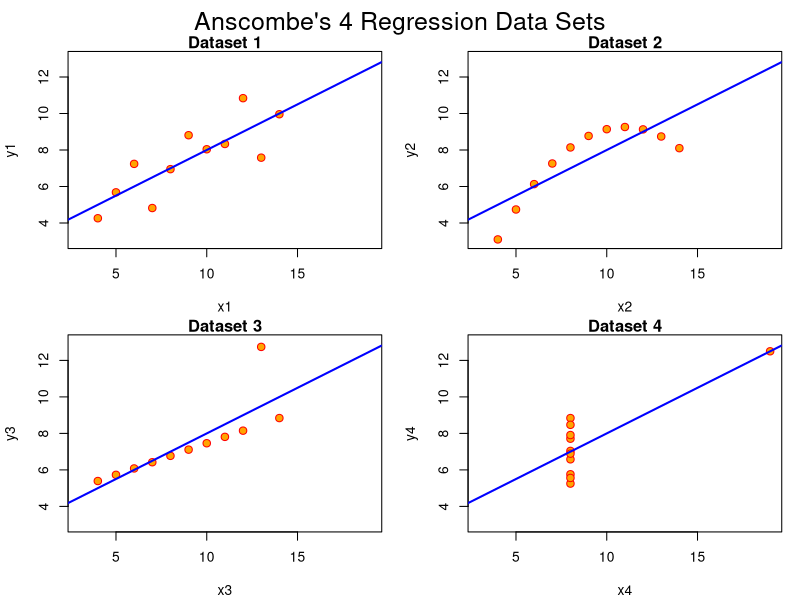
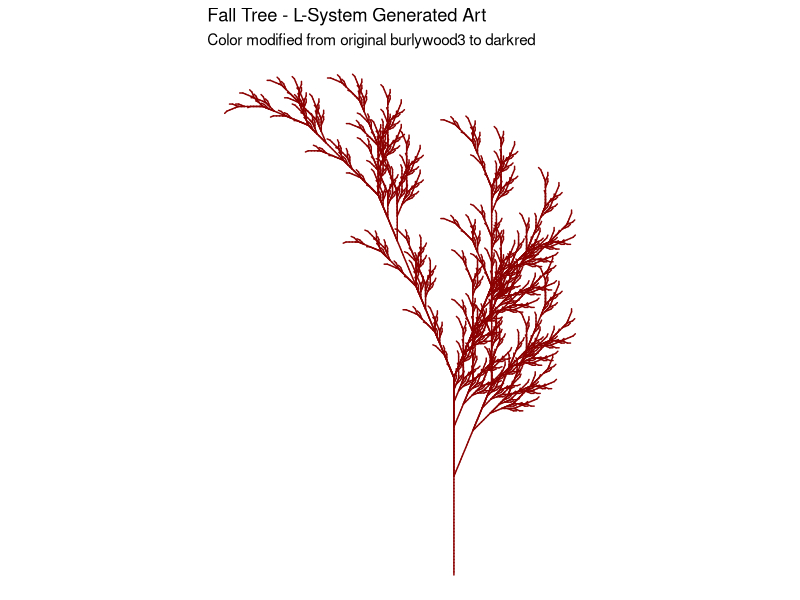

The R source for these figures, in order:
## ---- chunk 1
#| label: load-data
#| include: false

# Load Anscombe's data
data(anscombe)
summary(anscombe)
## ---- chunk 2
#| label: build-models
#| include: false

# Create four model objects
lm1 <- lm(y1 ~ x1, data=anscombe)
lm2 <- lm(y2 ~ x2, data=anscombe)
lm3 <- lm(y3 ~ x3, data=anscombe)
lm4 <- lm(y4 ~ x4, data=anscombe)

# Compare model coefficients
ff <- y ~ x
mods <- setNames(as.list(1:4), paste0("lm", 1:4))

for(i in 1:4) {
  ff[2:3] <- lapply(paste0(c("y","x"), i), as.name)
  mods[[i]] <- lmi <- lm(ff, data = anscombe)
}

# Show coefficients are identical
sapply(mods, coef)
## ---- chunk 3
#| label: anscombe-plots
#| fig-width: 10
#| fig-height: 8
#| fig-cap: "Anscombe's Quartet: Four datasets with identical summary statistics but very different patterns"

# Set up plotting layout
op <- par(mfrow = c(2, 2), mar = 0.1+c(4,4,1,1), oma = c(0, 0, 2, 0))

# Plot all four datasets with regression lines
for(i in 1:4) {
  ff[2:3] <- lapply(paste0(c("y","x"), i), as.name)
  plot(ff, data = anscombe, col = "red", pch = 21, bg = "orange", cex = 1.2,
       xlim = c(3, 19), ylim = c(3, 13),
       main = paste("Dataset", i))
  abline(mods[[i]], col = "blue", lwd = 2)
}
mtext("Anscombe's 4 Regression Data Sets", outer = TRUE, cex = 1.5)
par(op)
## ---- chunk 4
#| label: fall-setup
#| include: false
#| message: false

# Install and load required packages
if (!require(gsubfn)) install.packages("gsubfn")
if (!require(tidyverse)) install.packages("tidyverse")

library(gsubfn)
library(tidyverse)
## ---- chunk 5
#| label: fall-art
#| fig-width: 8
#| fig-height: 8
#| fig-cap: "Fall tree generated using L-systems with modified color scheme"

# Define elements in plant art
axiom <- "X"
rules <- list("X"="F-[[X]+X]+F[+FX]-X", "F"="FF")
angle <- 22.5
depth <- 6

# Generate the L-system string
for (i in 1:depth) axiom <- gsubfn(".", rules, axiom)

# Extract actions
actions <- str_extract_all(axiom, "\\d*\\+|\\d*\\-|F|L|R|\\[|\\]|\\|") %>% unlist

# Initialize data structures
status <- data.frame(x=numeric(0), y=numeric(0), alfa=numeric(0))
points <- data.frame(x1 = 0, y1 = 0, x2 = NA, y2 = NA, alfa=90, depth=1)

# Generate drawing data
for (action in actions) {
  if (action=="F") {
    x <- points[1, "x1"] + cos(points[1, "alfa"]*(pi/180))
    y <- points[1, "y1"] + sin(points[1, "alfa"]*(pi/180))
    points[1,"x2"] <- x
    points[1,"y2"] <- y
    data.frame(x1 = x, y1 = y, x2 = NA, y2 = NA,
               alfa=points[1, "alfa"],
               depth=points[1,"depth"]) %>% rbind(points) -> points
  }
  if (action %in% c("+", "-")){
    alfa <- points[1, "alfa"]
    points[1, "alfa"] <- eval(parse(text=paste0("alfa",action, angle)))
  }
  if(action=="["){
    data.frame(x=points[1, "x1"], y=points[1, "y1"], alfa=points[1, "alfa"]) %>%
      rbind(status) -> status
    points[1, "depth"] <- points[1, "depth"]+1
  }
  if(action=="]"){
    depth <- points[1, "depth"]
    points[-1,] -> points
    data.frame(x1=status[1, "x"], y1=status[1, "y"], x2=NA, y2=NA,
               alfa=status[1, "alfa"],
               depth=depth-1) %>%
      rbind(points) -> points
    status[-1,] -> status
  }
}

# Create the plot with my chosen fall color
ggplot() +
  geom_segment(aes(x = x1, y = y1, xend = x2, yend = y2),
               lineend = "round",
               color="darkred", # My color choice after experimenting with different options
               data=na.omit(points)) +
  coord_fixed(ratio = 1) +
  theme_void() +
  labs(title = "Fall Tree - L-System Generated Art",
       subtitle = "Color modified from original burlywood3 to darkred")
